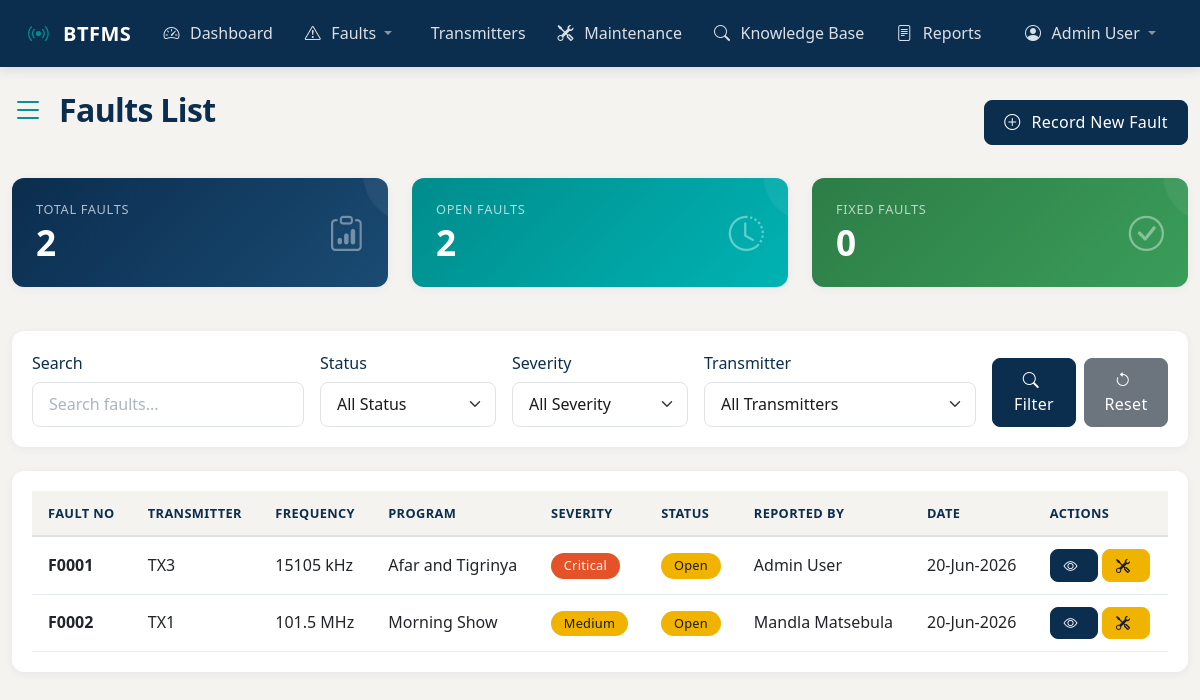
Page /faults/list.php (signed in) on the committed database.
### tables this page shows
CREATE TABLE faults (
    id INT AUTO_INCREMENT PRIMARY KEY,
    fault_no VARCHAR(20) UNIQUE NOT NULL,
    transmitter_id INT,
    program_name VARCHAR(100),
    frequency VARCHAR(50),
    fault_description TEXT NOT NULL,
    severity ENUM('Low','Medium','Critical') DEFAULT 'Medium',
    reported_by INT,
    date_reported DATETIME DEFAULT CURRENT_TIMESTAMP,
    status ENUM('Open','In Progress','Fixed','Closed') DEFAULT 'Open',
    FOREIGN KEY (transmitter_id) REFERENCES transmitters(id) ON DELETE SET NULL,
    FOREIGN KEY (reported_by) REFERENCES users(id) ON DELETE SET NULL
);

CREATE TABLE transmitters (
    id INT AUTO_INCREMENT PRIMARY KEY,
    transmitter_name VARCHAR(50) NOT NULL,
    frequency VARCHAR(50),
    location VARCHAR(100),
    manufacturer VARCHAR(100),
    power_rating VARCHAR(50),
    status ENUM('Operational','Maintenance','Offline','Faulty') DEFAULT 'Operational',
    created_at TIMESTAMP DEFAULT CURRENT_TIMESTAMP
);

CREATE TABLE users (
    id INT AUTO_INCREMENT PRIMARY KEY,
    fullname VARCHAR(100) NOT NULL,
    username VARCHAR(50) UNIQUE NOT NULL,
    password VARCHAR(255) NOT NULL,
    role ENUM('Admin','Engineer','Technician') DEFAULT 'Technician',
    created_at TIMESTAMP DEFAULT CURRENT_TIMESTAMP
);

### faults/list.php (the view, shortened to what this page needs)
<?php
require_once '../config/db.php';
$search = $_GET['search'] ?? '';
$query = "SELECT f.*, t.transmitter_name, u.fullname as reported_by_name
          FROM faults f
          LEFT JOIN transmitters t ON f.transmitter_id = t.id
          LEFT JOIN users u ON f.reported_by = u.id
          WHERE 1=1";
$params = [];
$query .= " ORDER BY f.date_reported DESC";
$stmt = $pdo->prepare($query);
$stmt->execute($params);
$faults = $stmt->fetchAll();
$stmt = $pdo->query("SELECT COUNT(*) as total FROM faults");
$totalFaults = $stmt->fetch()['total'];
$stmt = $pdo->query("SELECT COUNT(*) as open FROM faults WHERE status IN ('Open', 'In Progress')");
$openFaults = $stmt->fetch()['open'];
$stmt = $pdo->query("SELECT COUNT(*) as fixed FROM faults WHERE status = 'Fixed'");
$fixedFaults = $stmt->fetch()['fixed'];
?>
<!DOCTYPE html>
<html lang="en">
<head>
    <link href="https://cdn.jsdelivr.net/npm/bootstrap@5.3.0/dist/css/bootstrap.min.css" rel="stylesheet">
    <link rel="stylesheet" href="https://cdn.jsdelivr.net/npm/bootstrap-icons@1.10.0/font/bootstrap-icons.css">
    <link rel="stylesheet" href="../assets/css/twr-theme.css">
</head>
<body>
    <?php include '../includes/navbar.php'; ?>
    <div class="container-fluid mt-4">
        <div class="d-flex justify-content-between align-items-center mb-4">
            <h2><i class="bi bi-list"></i> Faults List</h2>
            <?php if (!isOperator()): ?>
                <a href="add.php" class="btn btn-primary">
                    <i class="bi bi-plus-circle"></i> Record New Fault
                </a>
            <?php endif; ?>
        </div>
        <div class="row mb-4">
            <div class="col-md-4">
                <div class="stat-card stat-total">
                    <div class="d-flex justify-content-between align-items-center">
                        <div>
                            <h6>Total Faults</h6>
                            <h3><?= $totalFaults ?></h3>
                        </div>
                        <i class="bi bi-clipboard-data"></i>
                    </div>
                </div>
            </div>
            <div class="col-md-4">
                <div class="stat-card stat-open">
                    <div class="d-flex justify-content-between align-items-center">
                        <div>
                            <h6>Open Faults</h6>
                            <h3><?= $openFaults ?></h3>
                        </div>
                        <i class="bi bi-clock-history"></i>
                    </div>
                </div>
            </div>
            <div class="col-md-4">
                <div class="stat-card stat-fixed">
                    <div class="d-flex justify-content-between align-items-center">
                        <div>
                            <h6>Fixed Faults</h6>
                            <h3><?= $fixedFaults ?></h3>
                        </div>
                        <i class="bi bi-check-circle"></i>
                    </div>
                </div>
            </div>
        </div>
        <div class="card mb-4">
            <div class="card-body">
                <form method="GET" class="row g-3">
                    <div class="col-md-3">
                        <label class="form-label">Search</label>
                        <input type="text" name="search" class="form-control" placeholder="Search faults..." value="<?= htmlspecialchars($search) ?>">
                    </div>
                    <div class="col-md-2">
                        <label class="form-label">Status</label>
                        <select name="status" class="form-select">
                            <option value="">All Status</option>
                        </select>
                    </div>
                    <div class="col-md-2">
                        <label class="form-label">Severity</label>
                        <select name="severity" class="form-select">
                            <option value="">All Severity</option>
                        </select>
                    </div>
                    <div class="col-md-3">
                        <label class="form-label">Transmitter</label>
                        <select name="transmitter_id" class="form-select">
                            <option value="">All Transmitters</option>
                        </select>
                    </div>
                    <div class="col-md-2 d-flex align-items-end">
                        <button type="submit" class="btn btn-primary w-100">
                            <i class="bi bi-search"></i> Filter
                        </button>
                        <a href="list.php" class="btn btn-secondary w-100 ms-2">
                            <i class="bi bi-arrow-counterclockwise"></i> Reset
                        </a>
                    </div>
                </form>
            </div>
        </div>
        <div class="card">
            <div class="card-body">
                <div class="table-responsive">
                    <table class="table table-hover">
                        <thead>
                            <tr>
                                <th>Fault No</th>
                                <th>Transmitter</th>
                                <th>Frequency</th>
                                <th>Program</th>
                                <th>Severity</th>
                                <th>Status</th>
                                <th>Reported By</th>
                                <th>Date</th>
                                <th>Actions</th>
                            </tr>
                        </thead>
                        <tbody>
                            <?php if (empty($faults)): ?>
                                <tr>
                                    <td colspan="9" class="text-center text-muted">No faults found</td>
                                </tr>
                            <?php else: ?>
                                <?php foreach ($faults as $fault): ?>
                                    <tr>
                                        <td><strong><?= htmlspecialchars($fault['fault_no']) ?></strong></td>
                                        <td><?= htmlspecialchars($fault['transmitter_name'] ?? 'N/A') ?></td>
                                        <td><?= htmlspecialchars($fault['frequency']) ?></td>
                                        <td><?= htmlspecialchars($fault['program_name'] ?? 'N/A') ?></td>
                                        <td><?= severityBadge($fault['severity']) ?></td>
                                        <td><?= statusBadge($fault['status']) ?></td>
                                        <td><?= htmlspecialchars($fault['reported_by_name'] ?? 'Unknown') ?></td>
                                        <td><?= formatDate($fault['date_reported'], 'd-M-Y') ?></td>
                                        <td>
                                            <a href="details.php?id=<?= $fault['id'] ?>" class="btn btn-sm btn-primary">
                                                <i class="bi bi-eye"></i>
                                            </a>
                                            <?php if (!isOperator() && $fault['status'] != 'Fixed'): ?>
                                                <a href="troubleshooting/add.php?fault_id=<?= $fault['id'] ?>" class="btn btn-sm btn-warning">
                                                    <i class="bi bi-tools"></i>
                                                </a>
                                            <?php endif; ?>
                                        </td>
                                    </tr>
                                <?php endforeach; ?>
                            <?php endif; ?>
                        </tbody>
                    </table>
                </div>
            </div>
        </div>
    </div>
</body>
</html>

### config/db.php (shortened to what this page needs)
<?php
function hasRole($role)
{
    return isset($_SESSION['role']) && strtolower($_SESSION['role']) === strtolower($role);
}
function isOperator()
{
    return hasRole('Operator');
}
function statusBadge($status)
{
    $statuses = [
        'Open' => 'warning',
        'In Progress' => 'info',
        'Fixed' => 'success',
        'Closed' => 'secondary',
        'Pending' => 'warning',
        'Operational' => 'success',
        'Maintenance' => 'warning',
        'Offline' => 'danger',
        'Faulty' => 'danger'
    ];
    $color = $statuses[$status] ?? 'secondary';
    return '<span class="badge bg-' . $color . '">' . $status . '</span>';
}
function severityBadge($severity)
{
    $severities = [
        'Low' => 'info',
        'Medium' => 'warning',
        'Critical' => 'danger'
    ];
    $color = $severities[$severity] ?? 'secondary';
    return '<span class="badge bg-' . $color . '">' . $severity . '</span>';
}
function formatDate($date, $format = 'd-M-Y H:i')
{
    try {
        $timestamp = strtotime($date);
        return date($format, $timestamp);
    } catch (Exception $e) {
        return $date;
    }
}

### rows in the picture
faults: fault_no "F0001", transmitter.transmitter_name "TX3", frequency "15105 kHz", program_name "Afar and Tigrinya", severity "Critical", status "Open", reported_by.fullname "Admin User", date_reported "20-Jun-2026"
faults: fault_no "F0002", transmitter.transmitter_name "TX1", frequency "101.5 MHz", program_name "Morning Show", severity "Medium", status "Open", reported_by.fullname "Mandla Matsebula", date_reported "20-Jun-2026"

### other values in the picture
$_SESSION['fullname'] "Admin User"
$totalFaults "2"
$openFaults "2"
$fixedFaults "0"
